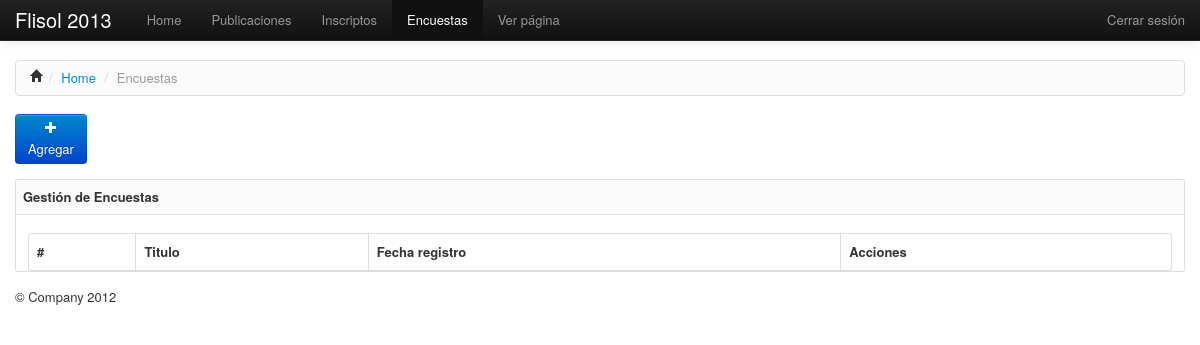
The app's page /admin/encuestas/index.php (signed in), older data.
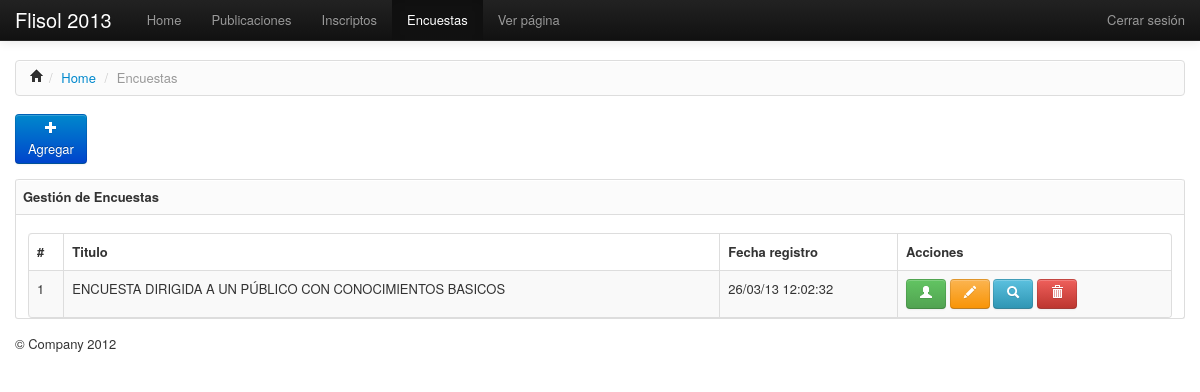
The same page, newer data.
### tables this page shows
CREATE TABLE IF NOT EXISTS `encuestas` (
  `id` int(11) NOT NULL AUTO_INCREMENT,
  `encuesta_titulo` varchar(120) DEFAULT NULL,
  `descripcion` text,
  `fecha_creacion` varchar(45) DEFAULT NULL,
  `usuario_id` int(11) NOT NULL,
  PRIMARY KEY (`id`),
  KEY `fk_encuestas_usuarios1` (`usuario_id`)
);

### config/conexion.php (called while the page is built, shortened)
<?php
function conectar(){
	$conexion=mysql_connect(BD_HOST,BD_USUARIO,BD_PASSWORD);
	return($conexion);
}
function query_data($consulta){
	$data=mysql_query($consulta);
	while($tupla=mysql_fetch_array($data)):
		$tuplas[]=$tupla;
	endwhile;
	return($tuplas);
}
?>

### admin/encuestas/index.php (the view, shortened to what this page needs)
<?php
	require_once('../../config/conexion.php');
?>
	<div class="container">
		<ul class="breadcrumb">
			<li><a href="#"><i class="icon-home"></i></a><span class="divider">/</span>
			</li>
	    	<li><a href="#">Home</a> <span class="divider">/</span></li>
	    	<li class="active">Encuestas</li>
    	</ul>
    	<div class="row">
    		<div class="span1">
				<a href="agregar.php" class="btn btn-primary">
					<i class="icon-plus icon-white"></i><br>Agregar
				</a>
			</div>
    	</div>
    	<?php
    		$encuestas = @query_data("SELECT * FROM encuestas");
    	?>
    	<div class="row-fluid">
    		<div class="span12">
    			<div class="box">
    				<h4 class="box-header round-top">Gestión de Encuestas</h4>
    				<div class="box-content">
    					<table id="dataTable" class="table table-striped table-bordered">
    						<thead>
    							<th>#</th>
    							<th>Titulo</th>
    							<th>Fecha registro</th>
    							<th>Acciones</th>
    						</thead>
    						<tbody>
    							<?php if(!empty($encuestas)):?>
    							<?php foreach ($encuestas as $encuesta): ?>
								<tr>
									<td><?php echo $encuesta['id']; ?></td>
							        <td><?php echo utf8_encode($encuesta['encuesta_titulo']); ?></td>
									<td>
										<?php setlocale(LC_TIME, "spanish");
											$fecha = strftime(" %d/%m/%y %H:%M:%S ",strtotime($encuesta['fecha_creacion']));
											echo $fecha;
										?>
									</td>
									<td>
										<a class="btn btn-success" title="Asignar encuesta" href="asignar.php?id=<?php echo $encuesta['id']?>">
											<i class="icon-user icon-white"></i>
										</a>
										<a class="btn btn-warning" title="Editar encuesta" href="editar.php?id=<?php echo $encuesta['id']?>">
											<i class="icon-pencil icon-white"></i>
										</a>
										<a class="btn btn-info" title="Ver encuesta" href="encuesta.php?id=<?php echo $encuesta['id']?>">
											<i class="icon-search icon-white"></i>
										</a>
										<a class="btn btn-danger" onclick="return confirm('¿Está seguro?');" title="Eliminar" href="#">
											<i class="icon-trash icon-white"></i>
										</a>
							         </td>
								</tr>
							    <?php endforeach; ?>
							<?php endif;?>
    						</tbody>
    					</table>
    				</div>
    			</div>
    		</div>
    	</div>
	</div>

Row changes from the older to the newer data that the page shows:
added encuestas: id "1", encuesta_titulo "ENCUESTA DIRIGIDA A UN PÚBLICO CON CONOCIMIENTOS BASICOS", fecha_creacion "26/03/13 12:02:32"
